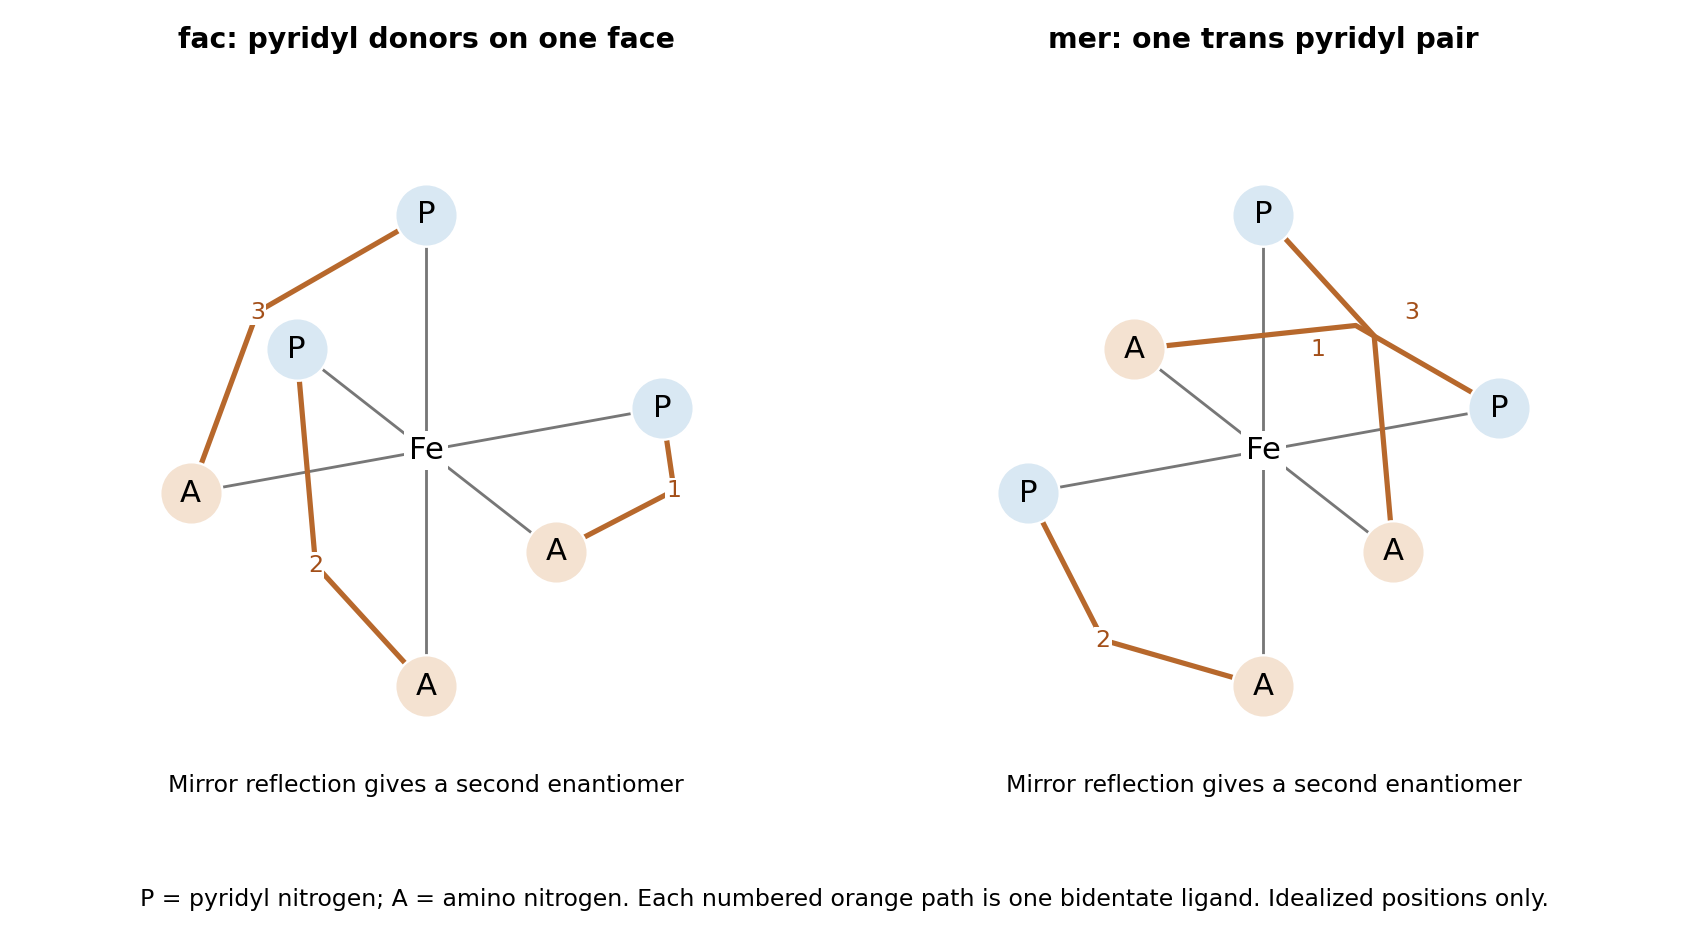

This figure's Python source:
"""Original ideal octahedral donor positions and chelate connections; output to cwd."""
import matplotlib
matplotlib.use('Agg')
import matplotlib.pyplot as plt
import numpy as np
fig,axs=plt.subplots(1,2,figsize=(10,5.3),facecolor='white')
xyz=[np.array(p) for p in [(1,0,0),(-1,0,0),(0,1,0),(0,-1,0),(0,0,1),(0,0,-1)]]
pr=np.array([[1,-.55,0],[.18,.43,1]])
ps=[pr@p for p in xyz]
data=[({0,2,4},[(0,3),(2,5),(4,1)],'fac: pyridyl donors on one face'),({0,1,4},[(0,2),(1,5),(4,3)],'mer: one trans pyridyl pair')]
for a,(pyr,pairs,title) in zip(axs,data):
 a.axis('off');a.set(xlim=(-1.7,1.7),ylim=(-1.65,1.65),aspect='equal');a.set_title(title,fontsize=12,weight='bold')
 for i,p in enumerate(ps):
  a.plot([0,p[0]],[0,p[1]],color='#777',lw=1.2,zorder=1)
 for k,(i,j) in enumerate(pairs,1):
  p,q=ps[i],ps[j];m=(p+q)/2;v=m/(np.linalg.norm(m) or 1)*.28
  a.plot([p[0],m[0]+v[0],q[0]],[p[1],m[1]+v[1],q[1]],color='#b7682c',lw=2.2,zorder=2)
  a.text(m[0]+v[0]+(-.16 if title.startswith('mer') and k==1 else .16 if title.startswith('mer') and k==3 else 0),m[1]+v[1]+(-.10 if title.startswith('mer') and k==1 else .10 if title.startswith('mer') and k==3 else 0),str(k),ha='center',va='center',fontsize=10,color='#a34f19',bbox=dict(fc='white',ec='none',pad=.5))
 for i,p in enumerate(ps):
  a.scatter(*p,s=700,c='#d9e8f3' if i in pyr else '#f4e2d1',edgecolors='white',zorder=3);a.text(*p,'P' if i in pyr else 'A',ha='center',va='center',fontsize=13,zorder=4)
 a.text(0,0,'Fe',ha='center',va='center',fontsize=13,bbox=dict(fc='white',ec='none',pad=2),zorder=4)
 a.text(0,-1.45,'Mirror reflection gives a second enantiomer',ha='center',fontsize=10)
fig.text(.5,.035,'P = pyridyl nitrogen; A = amino nitrogen. Each numbered orange path is one bidentate ligand. Idealized positions only.',ha='center',fontsize=10)
fig.tight_layout(rect=(0,.08,1,1));fig.savefig('paper-2-isomers.png',dpi=170,facecolor='white',bbox_inches='tight',pad_inches=.15);plt.close(fig)
